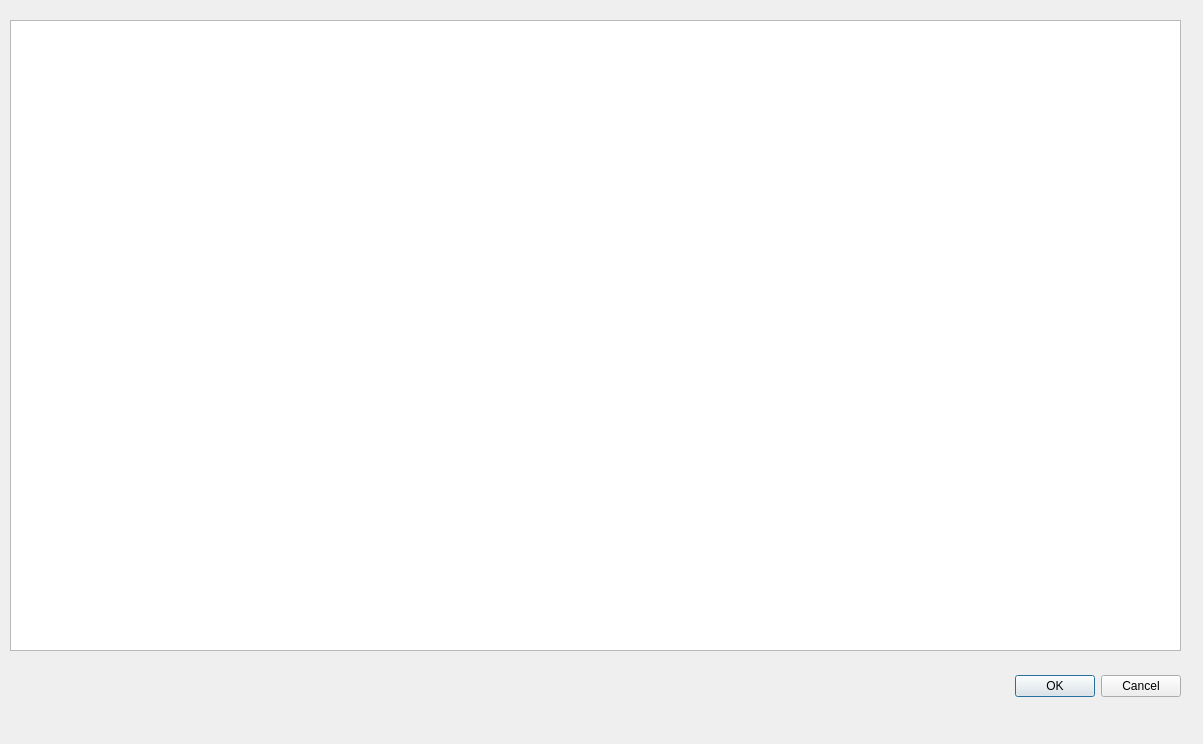
<?xml version="1.0" encoding="UTF-8"?>
<ui version="4.0">
 <class>Auswertung</class>
 <widget class="QDialog" name="Auswertung">
  <property name="geometry">
   <rect>
    <x>0</x>
    <y>0</y>
    <width>1203</width>
    <height>744</height>
   </rect>
  </property>
  <property name="windowTitle">
   <string>Dialog</string>
  </property>
  <widget class="QDialogButtonBox" name="buttonBox">
   <property name="geometry">
    <rect>
     <x>840</x>
     <y>670</y>
     <width>341</width>
     <height>32</height>
    </rect>
   </property>
   <property name="styleSheet">
    <string notr="true">font: 12pt &quot;Segoe UI&quot;;</string>
   </property>
   <property name="orientation">
    <enum>Qt::Horizontal</enum>
   </property>
   <property name="standardButtons">
    <set>QDialogButtonBox::Cancel|QDialogButtonBox::Ok</set>
   </property>
  </widget>
  <widget class="QTextBrowser" name="txtAuswertung">
   <property name="geometry">
    <rect>
     <x>10</x>
     <y>20</y>
     <width>1171</width>
     <height>631</height>
    </rect>
   </property>
   <property name="styleSheet">
    <string notr="true">font: 16pt &quot;Segoe UI&quot;;</string>
   </property>
  </widget>
 </widget>
 <resources/>
 <connections>
  <connection>
   <sender>buttonBox</sender>
   <signal>accepted()</signal>
   <receiver>Auswertung</receiver>
   <slot>accept()</slot>
   <hints>
    <hint type="sourcelabel">
     <x>248</x>
     <y>254</y>
    </hint>
    <hint type="destinationlabel">
     <x>157</x>
     <y>274</y>
    </hint>
   </hints>
  </connection>
  <connection>
   <sender>buttonBox</sender>
   <signal>rejected()</signal>
   <receiver>Auswertung</receiver>
   <slot>reject()</slot>
   <hints>
    <hint type="sourcelabel">
     <x>316</x>
     <y>260</y>
    </hint>
    <hint type="destinationlabel">
     <x>286</x>
     <y>274</y>
    </hint>
   </hints>
  </connection>
 </connections>
</ui>
